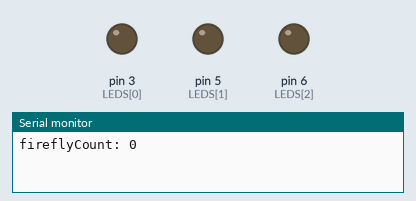
This sketch was run on a simulated Arduino Uno, built with avr-gcc and run on an emulated ATmega328P. Parts: output pins drawn as LEDs (lit = HIGH), the last lines printed to the serial monitor. Random numbers use the default seed unless the sketch sets one.

Above: at 0.15 s.
At 8.65 s:
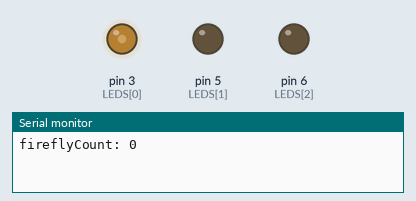
At 20.92 s:
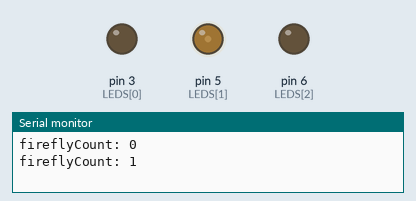
At 30.9 s:
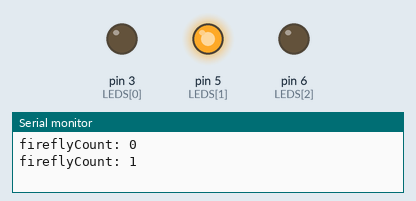
Timing chart, 0 to 33.1 s (numbered marks = the images above):
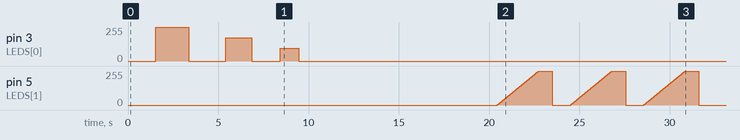

The sketch:

fireflies.ino
```cpp
int NUM_PINS = 3;
int LEDS[] = { 3, 5, 6 };

int breakDelay = 10 * 1000;  //seconds of break into millis

int fireflyCount = 0;


void setup() {
  // put your setup code here, to run once:
  Serial.begin(9600);
  for (int i = 0; i < NUM_PINS; i++) {
    pinMode(LEDS[i], OUTPUT);
  }
}

void loop() {
  // put your main code here, to run repeatedly:
  Serial.println("fireflyCount: " + String(fireflyCount));

  // which LED to light up
  int currentLED = LEDS[fireflyCount % 3];

  // a loop to repeat each animation 3x
  for (int i = 0; i < 3; i++) {

    // a switch-case allows me to call certain functions based off one number
    switch (fireflyCount) {
      case 0:
        // this represents a firefly with even smooth on and smooth off animation
        animation(currentLED, 255 - (i * 80), 6, 6, 300 + (i * 75), 0);
        break;
      case 1:
        // this represents a firefly with even smooth on and fast off animation
        animation(currentLED, 255, 9, 1, 500, 0);
        break;
      case 2:
        // this represents a firefly with even slow on and smooth off animation
        animation(currentLED, 255, 24, 1, 0, 0);
        break;
      case 3:
        // this represents a firefly with blink animation
        animation(currentLED, 160, 1, 1, 0, 4);
        break;
      case 4:
        // this represents a firefly with blink on and slow off animation
        animation(currentLED, 255, 0, 10, 0, 4);
        break;
      case 5:
        // this represents a firefly with only blink animation
        //animation(currentLED, 180,  0, 0, 0, 8 );

        // this represents a firefly with random animations :)
        animation(currentLED, random(255), random(40), random(40), random(30), random(10));
        break;
    }
    delay(1000);
  }
  // time inbetween fireflies
  delay(breakDelay);

  fireflyCount++;

  // limit to the 6 provided animations
  if (fireflyCount > 6) {
    fireflyCount = 0;
  }
}

void animation(int ledPin, int brightness, int attack, int decay, int holdTime, int blinkCount) {
  // this is the same function used for all the animations
  // ledPin : the pin to play the animation on
  // brightness: how bright the overall led gets
  // attack: how fast to come to full brightness
  // decay: how fast to dim to complete darkness
  // holdTime: how long to hold before blinking
  // blinkCount: how many times to blink before dimming

  //attack
  for (int i = 0; i < brightness; i++) {
    analogWrite(ledPin, i);
    delay(attack);
    //Serial.println( "animation1 up: " + String(i));
  }

  //hold
  delay(holdTime);

  //blink
  for (int i = 0; i < blinkCount; i++) {
    analogWrite(ledPin, LOW);
    delay(50);
    analogWrite(ledPin, brightness);
    delay(50);
  }

  //decay
  for (int i = brightness; i >= 0; i--) {
    analogWrite(ledPin, i);
    //Serial.println( "animation1 down: " + String(i));
    delay(decay);
  }
}
```

Measured:
- by itself, pin 3 (LEDS[0]): 0/255 → 254/255 at 1.5 s, → 0/255 1.8 s later, → 174/255 2.1 s later, → 0/255 1.4 s later, … (6 changes in this stretch)
